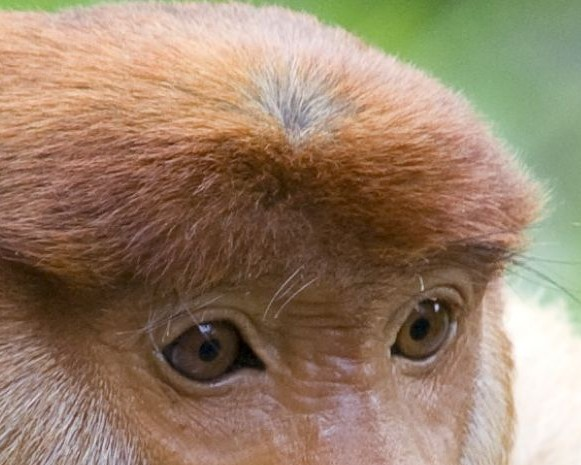
#> input picture Kuwahara/resources/SmolMonkey.jpg, 581 x 465 px
$ python Anisotropic.py
#> lines starting #> are read from the running program, lines starting #| are printed output that depends on the picture
#!/usr/bin/env python3
# -*- coding: utf-8 -*-
"""
Created on Mon Nov 20 23:21:57 2023

@author: sebas
"""

import numpy as np
from matplotlib import pyplot as plt
from PIL import Image
from scipy import ndimage
import pickle


BlurSigma = 15
ImagePath = 'resources/SmolMonkey.jpg'


#%% Load in Image

with Image.open(ImagePath) as RawImage:
#> RawImage is the input picture: PIL image 581x465 RGB; mean R, G, B 151.9, 128.1, 105.2
    Img = np.asarray(RawImage).astype('float32')

Img /= 255
dims = Img.shape
#> dims = (465, 581, 3)


#%% Calculate Tensor

Sobelx = ndimage.sobel(Img, 0)
Sobely = ndimage.sobel(Img, 1)
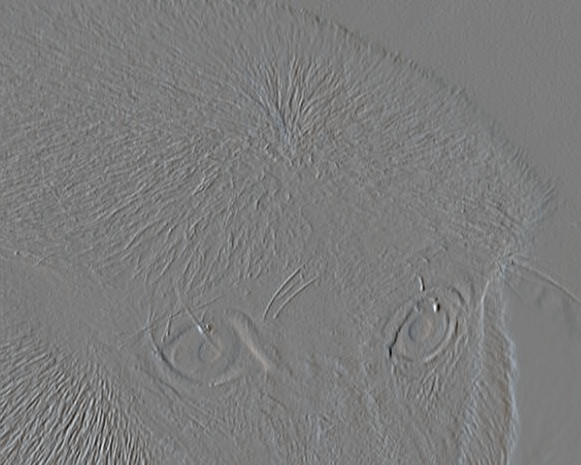
#> Sobely: shape (465, 581, 3) float32; mean R, G, B 0.00667, 0.0118, 0.0139; drawn with min black and max white


StructTens = np.array([[Sobelx*Sobelx, Sobelx*Sobely],
                       [Sobelx*Sobely, Sobely*Sobely]]).transpose(2,3,4,0,1)

StructTens = ndimage.gaussian_filter(StructTens, BlurSigma, axes=(0,1))

#%% Calculate params for filter

eigval, eigvec = np.linalg.eig(StructTens)

#not always true that lambda1 > lambda2 but abs fixes this
lambda1 = eigval[:,:,:,0]
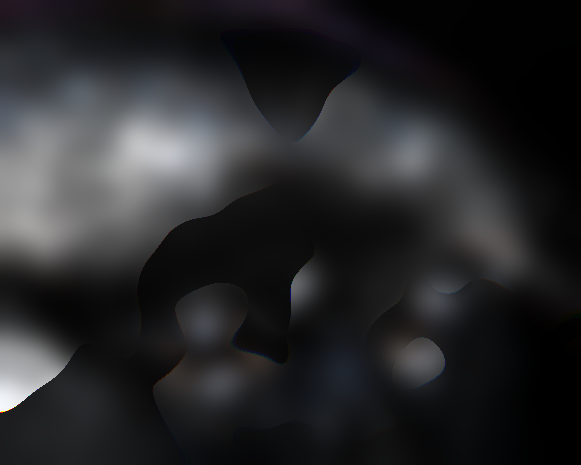
#> lambda1: shape (465, 581, 3) float32; mean of channels 0, 1, 2 0.567, 0.571, 0.596; drawn with min black and max white
lambda2 = eigval[:,:,:,1]
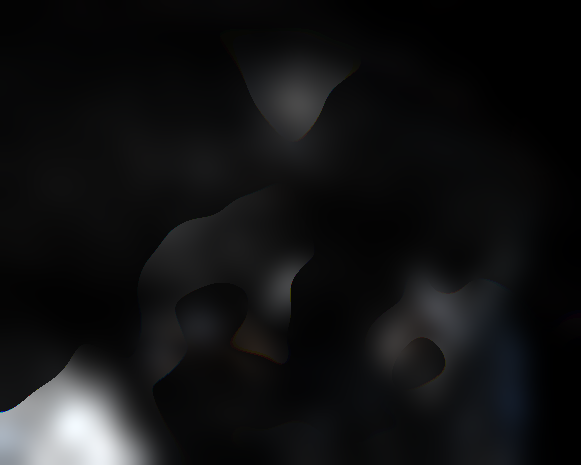
#> lambda2: shape (465, 581, 3) float32; mean of channels 0, 1, 2 0.388, 0.395, 0.412; drawn with min black and max white

A = np.where( (lambda1 + lambda2) > 0, ( lambda1 - lambda2 ) / ( lambda1 + lambda2 ) , 0.)
A = np.abs(A)
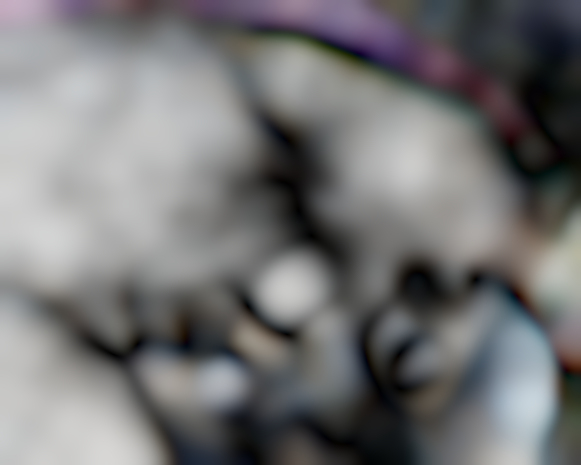
#> A: shape (465, 581, 3) float32; mean of channels 0, 1, 2 0.459, 0.459, 0.462; drawn as R, G, B

# sort eigan vectors
MinorArgs = np.argmax(eigval, axis=3, keepdims=True)
MinorEigVec = np.squeeze( np.take_along_axis(eigvec, MinorArgs[:,:,:,:,np.newaxis], 3) ) # may be wrong triple check the eigvec index to be sorted

LocalOri = np.arctan2(MinorEigVec[:,:,:,1], MinorEigVec[:,:,:,0])
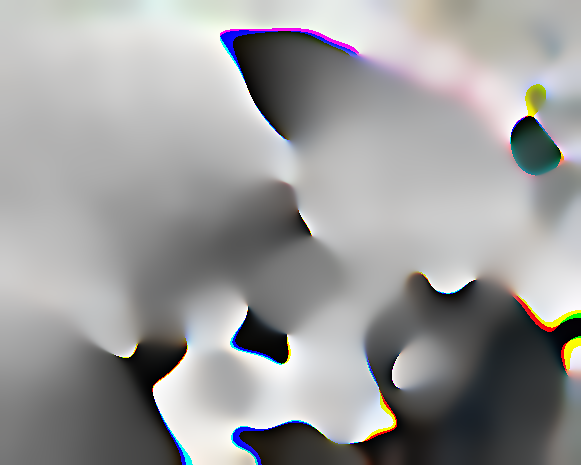
#> LocalOri: shape (465, 581, 3) float32; mean of channels 0, 1, 2 -0.448, -0.451, -0.451; drawn with min black and max white


# [13 lines of commented-out code are left out]
alpha = 1       # tuning factor
r = 1          # radius of filter
IsoFactor = (alpha + A)/alpha
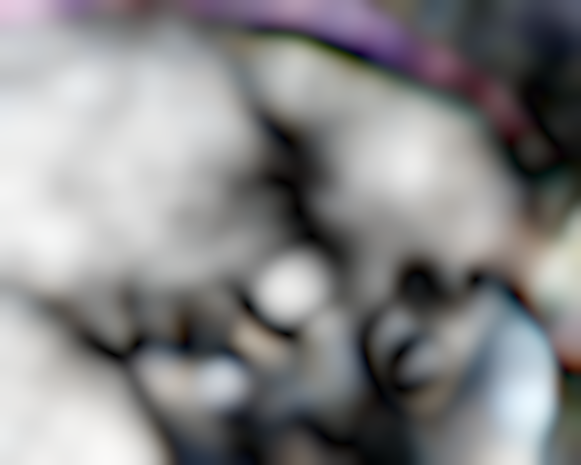
#> IsoFactor: shape (465, 581, 3) float32; mean of channels 0, 1, 2 1.46, 1.46, 1.46; drawn with min black and max white
a = r * IsoFactor
b = r / IsoFactor
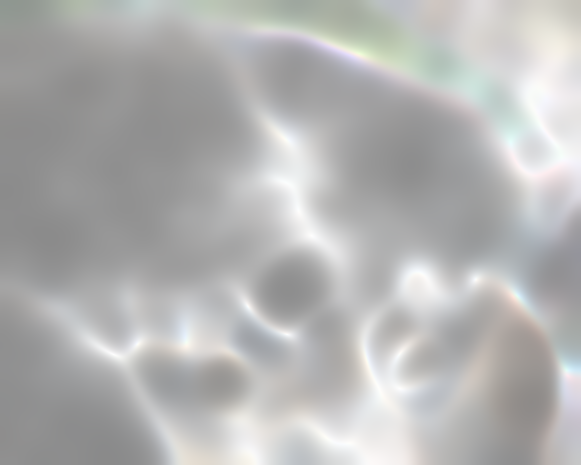
#> b: shape (465, 581, 3) float32; mean of channels 0, 1, 2 0.702, 0.703, 0.701; drawn as R, G, B


ExportData = {
    'a': a,
    'b': b,
    'LocalOri': LocalOri
}


with open(ImagePath + '.eigen.pickle', 'wb') as outFile:
    pickle.dump(ExportData, outFile)

$ run again, with Kuwahara/resources/monkey.jpg copied over Kuwahara/resources/SmolMonkey.jpg
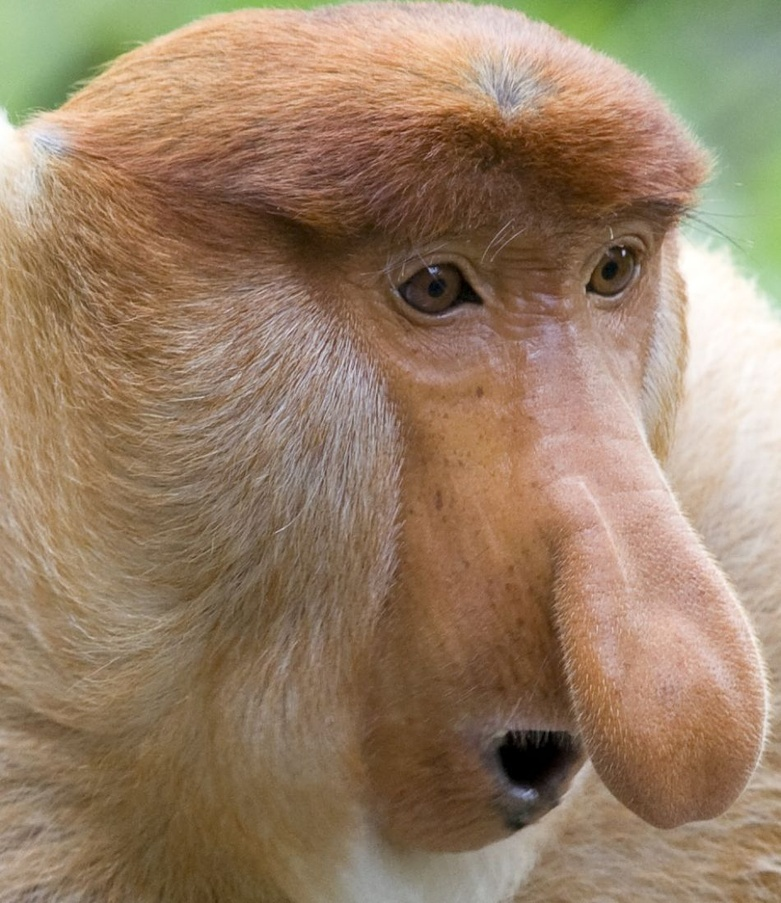
#> input picture Kuwahara/resources/monkey.jpg, 781 x 903 px, shrunk from 950 x 1098 before the run
#> RawImage is the input picture: PIL image 781x903 RGB; mean R, G, B 151.9, 127.4, 102.4
#> `IsoFactor = (alpha + A)/alpha`:
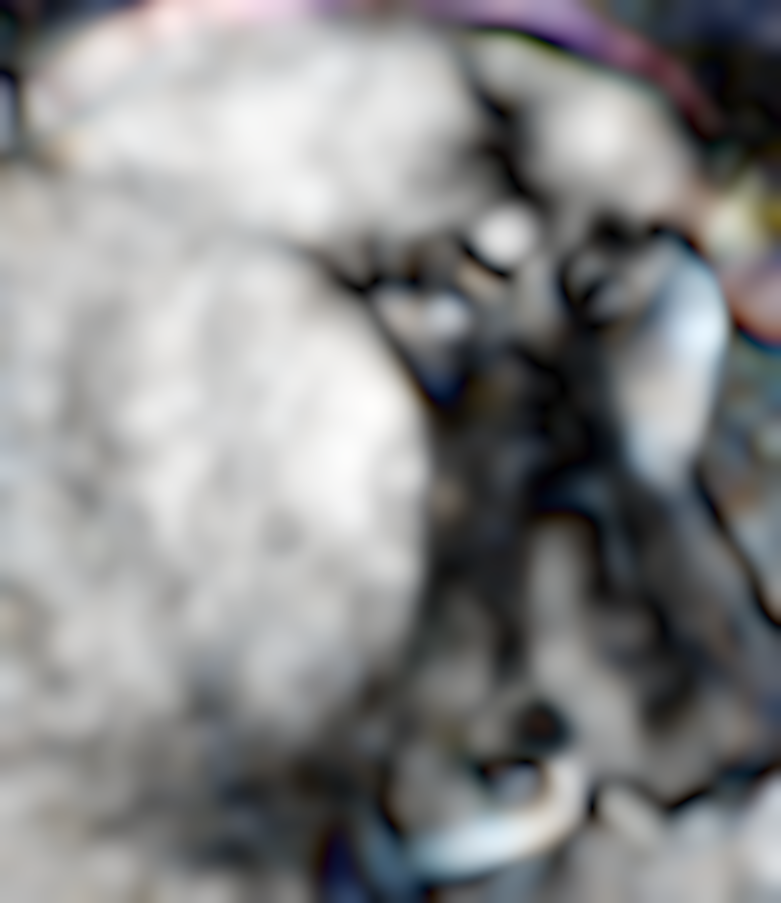
#> IsoFactor: shape (903, 781, 3) float32; mean of channels 0, 1, 2 1.46, 1.46, 1.46; drawn with min black and max white
#> `b = r / IsoFactor`:
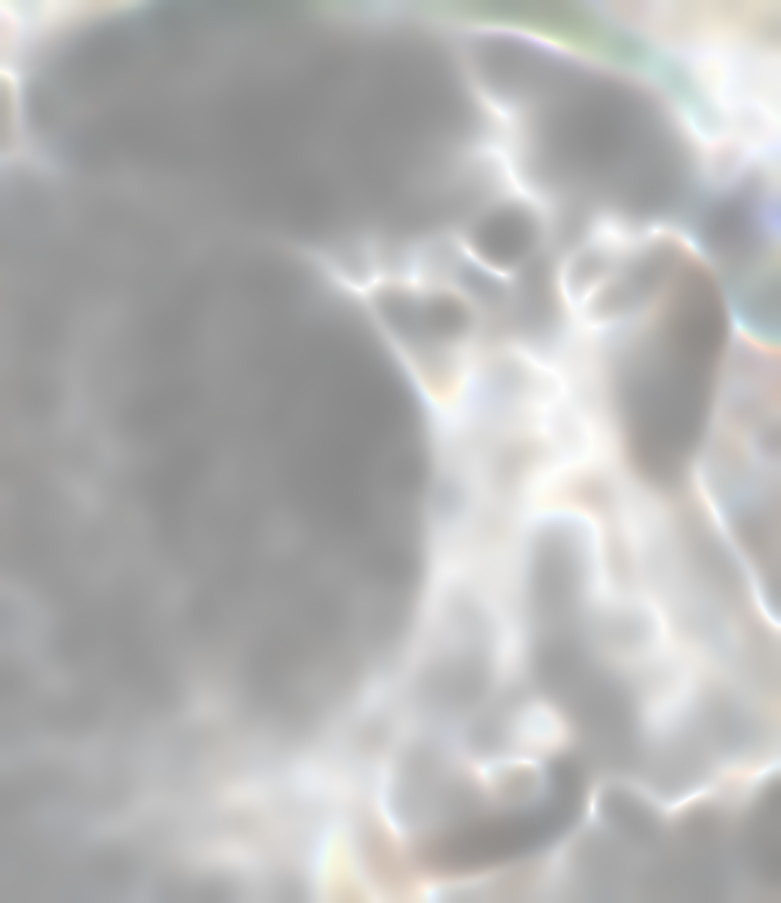
#> b: shape (903, 781, 3) float32; mean of channels 0, 1, 2 0.703, 0.702, 0.701; drawn as R, G, B
